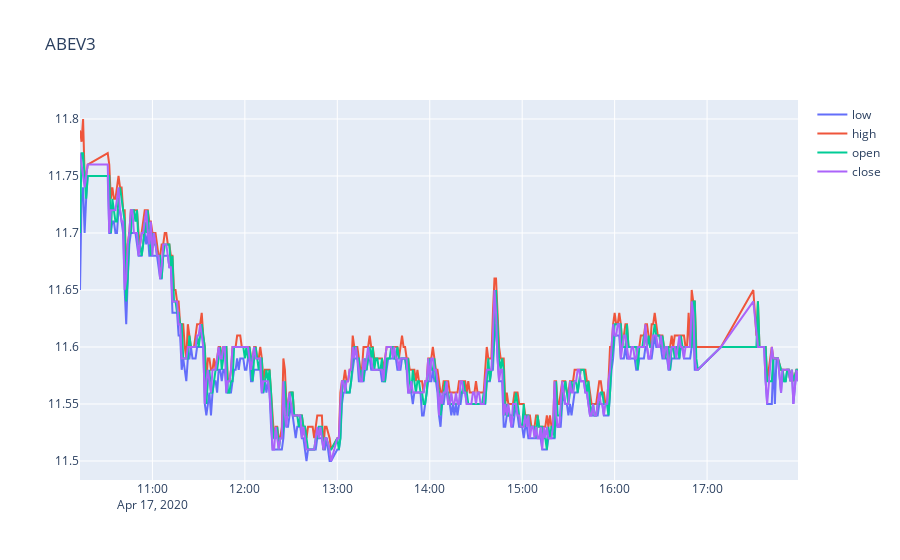

Source (notebook cell):
### Code cell
# Create traces
fig = go.Figure()
fig.add_trace(go.Scatter(x=AB['datetime'], y=AB['low'],
                    mode='lines',
                    name='low '))
fig.add_trace(go.Scatter(x=AB['datetime'],  y=AB['high'],
                    mode='lines',
                    name='high'))

#open/close
fig.add_trace(go.Scatter(x=AB['datetime'], y=AB['open'],
                    mode='lines',
                    name='open '))
fig.add_trace(go.Scatter(x=AB['datetime'],  y=AB['close'],
                    mode='lines',
                    name='close'))

fig.update_layout(title='ABEV3')
fig.show()

### Figure 1 — Plotly figure (JSON) as saved in the notebook; plotly's stock layout.template omitted (floating-point values rounded to 4 significant figures; data arrays with more than 128 entries replaced by an {"elided": "..."} marker saying what was removed)
{"data": [{"mode": "lines", "name": "low ", "type": "scatter", "x": {"elided": "410 str values"}, "y": {"elided": "410 float values"}}, {"mode": "lines", "name": "high", "type": "scatter", "x": {"elided": "410 str values"}, "y": {"elided": "410 float values"}}, {"mode": "lines", "name": "open ", "type": "scatter", "x": {"elided": "410 str values"}, "y": {"elided": "410 float values"}}, {"mode": "lines", "name": "close", "type": "scatter", "x": {"elided": "410 str values"}, "y": {"elided": "410 float values"}}], "layout": {"title": {"text": "ABEV3"}}}
